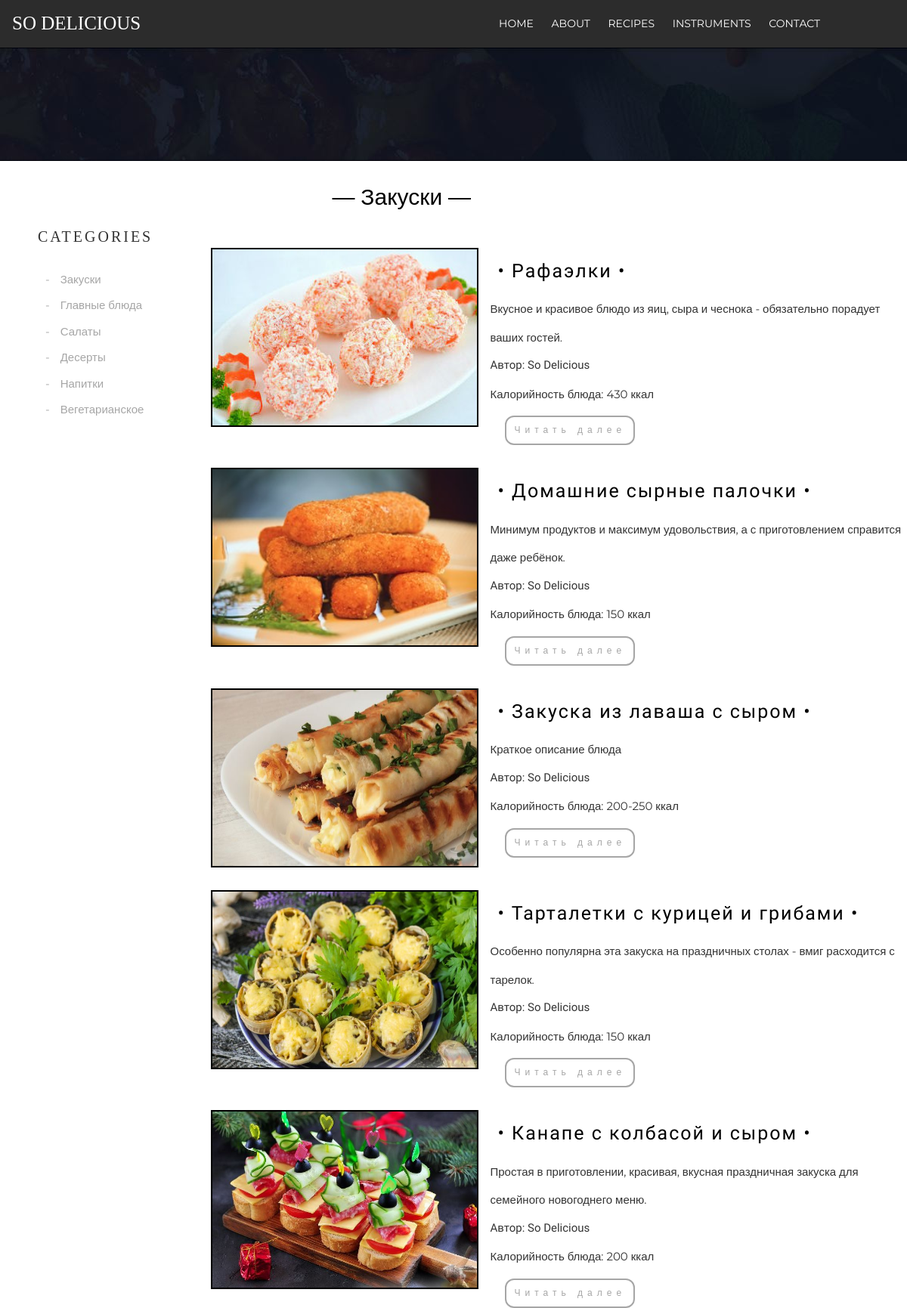
The page /recepti/zakuski on the database its author committed.
### recepti/models.py (models this page shows, shortened)
class Articles(models.Model):
    name = models.CharField('Название блюда', max_length=150)
    category = models.CharField('Категория', max_length=100)
    history = models.CharField('Страна происхождения:', max_length=150, default="Италия")
    full_text = models.TextField('Рецепт')
    anons = models.CharField('Краткое описание блюда', max_length=250, default="Краткое описание блюда")
    kkal = models.CharField('Калорийность:', max_length=50, default="150 ккал")
    avtor = models.CharField('Автор рецепта', max_length=250, default="So Delicious")
    date = models.DateField('Дата публикации')
    image = models.ImageField('Изображения', upload_to='images/recepies')
    class Meta:
        verbose_name = 'Рецепт'
        verbose_name_plural = 'Рецепты'

### recepti/views.py (the view)
# urls.py: path('zakuski', views.zakuski, name='zakuski'),
def zakuski(request):
    zakus = Articles.objects.all()
    return render(request, 'recepti/zakuski.html', {'zakus': zakus})

### recepti/templates/recepti/zakuski.html (shortened to what this page needs)
{% load static %}
<!doctype html>
<html lang="en">
<head>
    <link rel="stylesheet" href="{% static 'main/css/catalog_style.css' %}">
    <link rel="stylesheet" href="https://use.fontawesome.com/releases/v5.8.2/css/all.css">
    <link rel="stylesheet" href="https://maxcdn.bootstrapcdn.com/font-awesome/4.7.0/css/font-awesome.min.css">
</head>
<body>
    <header class="header">
        <div class="container">
            <div class="header__inner">
                <div class="header__logo">SO DELICIOUS</div>
                <nav class="nav" style="left: 650px;">
                    <a class="nav__link" href="{% url 'home' %}">Home</a>
                    <a class="nav__link" href="{% url 'about' %}">About</a>
                    <a class="nav__link" href="{% url 'catalog' %}">Recipes</a>
                    <a class="nav__link" href="{% url 'instruments' %}">Instruments</a>
                    <a class="nav__link" href="{% url 'contact' %}">Contact</a>
                </nav>
            </div>
        </div>
    </header>
    <header2 class="menu_catalog">
        <div class="fotocat"></div>
        <div class="all_container">
            <div class="container_catalog">
                <div class="zagolovok_cat">CATEGORIES</div>
                <ul class="list_categories">
                    <li class="cat_item_1">
                        <a href="{% url 'zakuski' %}" class="list-group-item">Закуски</a>
                    </li>
                    <li class="cat_item_2">
                        <a href="{% url 'main-dish' %}" class="list-group-item">Главные блюда</a>
                    </li>
                    <li class="cat_item_3">
                        <a href="{% url 'salads' %}" class="list-group-item">Салаты</a>
                    </li>
                    <li class="cat_item_4">
                        <a href="{% url 'desserts' %}" class="list-group-item">Десерты</a>
                    </li>
                    <li class="cat_item_5">
                        <a href="{% url 'drinks' %}" class="list-group-item">Напитки</a>
                    </li>
                    <li class="cat_item_6">
                        <a href="{% url 'vegetarians' %}" class="list-group-item">Вегетарианское</a>
                    </li>
                </ul>
            </div>
                <div class="recepti">
                    <div class="container_catalog_2">
                        <div class="zagolovok_dish"> ― Закуски ― </div>
                    </div>
                    <div class="container_catalog_5">
                        <div class="hars">
                            {% for el in zakus %}
                                {% if el.category == "Закуски" or el.category == "закуски" %}
                                    <div class="vibor_dish">
                                        <img src="{{ el.image.url }}" width="350px" height="233px" />
                                        <div class="opisanie_dish">
                                            <div class="name_dish">
                                                <a href="{% url 'recept-detail' el.id %}" class="list-group-item1">• {{el.name}} •</a>
                                            </div>
                                            <div class="cat_dish"> {{el.anons}} </div>
                                            <div class="avtor_dish">Автор: {{el.avtor}} </div>
                                            <div class="ccal_dish">Калорийность блюда: {{el.kkal}} </div>
                                            <a href="{% url 'recept-detail' el.id %}"><button class="btn_prosmotr"> Читать далее </button></a>
                                        </div>
                                    </div>
                                {% endif %}
                            {% endfor %}
                        </div>
                    </div>
                </div>
        </div>
    </header2>
</body>
</html>

### main/static/main/css/catalog_style.css (style rules this page uses)
body { margin: 0; font-family: 'Montserrat', sans-serif; font-size: 15px; line-height: 2.5; color: #333; }
.header__logo { font-size: 25px; font-family: 'Libre Baskerville', serif; color: white; display: inline-block; border: 1px; padding: 0 1rem; }
.container { top: 0; right: 0; left: 0; z-index: 1000; width: 100%; background: #2c2c2c; }
.nav { position: absolute; font-size: 14px; text-transform: uppercase; }
.nav__link, .nav__link1 { display: inline-block; vertical-align: top; margin: 0 10px; position: relative; color: #fff; text-decoration: none; transition: color 0.2s linear; }
.header__inner { display: flex; align-items: center; }
.list_categories { line-height: 2.3; font-size: 15px; margin-left: 20px; }
li { list-style-type: none; }
li:before { content: "- "; color: #a6a6a6; }
.fotocat { width: 100%; height: 150px; background: url("../img/cat.jpg"); }
.zagolovok_cat { font-size: 20px; font-family: 'Libre Baskerville', serif; letter-spacing: 3px; margin-top: 75px; margin-left: 50px; }
.list-group-item { display: inline-block; vertical-align: top; margin: 0 10px; position: relative; color: #a6a6a6; text-decoration: none; transition: color 0.2s linear; }
.list-group-item1 { display: inline-block; vertical-align: top; margin: 0 10px; position: relative; color: black; text-decoration: none; transition: color 0.2s linear; }
.container_catalog { width: 27%; height: 100vh; }
.container_catalog_2 { width: 100%; }
.all_container { display: flex; }
.vibor_dish, .vibor_instr { margin-top: 30px; display: flex; }
.zagolovok_dish, .zagolovok_rec, .zagolovok_instr, .zagolovok_instr_detail { font-size: 30px; color: black; margin-top: 10px; margin-left: 160px; }
.opisanie_dish { margin-left: 15px; }
.name_dish, .name_instr { font-size: 25px; font-family: 'RocknRoll One', sans-serif; letter-spacing: 2px; }
.avtor_dish, .history_dish { font-size: 15px; font-family: 'RocknRoll One', sans-serif; }
img { border: 2px solid black; }
.btn_prosmotr, .btn_prosmotr_instr { letter-spacing: 6px; outline: none; border: 2px solid #a6a6a6; background: transparent; font-size: 12px; color: #a6a6a6; padding: 10px; text-decoration: none; display: inline-block; line-height: 15px; margin-left: 20px; margin-top: 10px; border-radius: 12px; }

### rows shown on the page
Articles: image (picture), name "Рафаэлки", anons "Вкусное и красивое блюдо из яиц, сыра и чеснока - обязательно порадует ваших гостей.", avtor "So Delicious", kkal "430 ккал"
Articles: image (picture), name "Домашние сырные палочки", anons "Минимум продуктов и максимум удовольствия, а с приготовлением справится даже ребёнок.", avtor "So Delicious", kkal "150 ккал"
Articles: image (picture), name "Закуска из лаваша с сыром", anons "Краткое описание блюда", avtor "So Delicious", kkal "200-250 ккал"
Articles: image (picture), name "Тарталетки с курицей и грибами", anons "Особенно популярна эта закуска на праздничных столах - вмиг расходится с тарелок.", avtor "So Delicious", kkal "150 ккал"
Articles: image (picture), name "Канапе с колбасой и сыром", anons "Простая в приготовлении, красивая, вкусная праздничная закуска для семейного новогоднего меню.", avtor "So Delicious", kkal "200 ккал"
